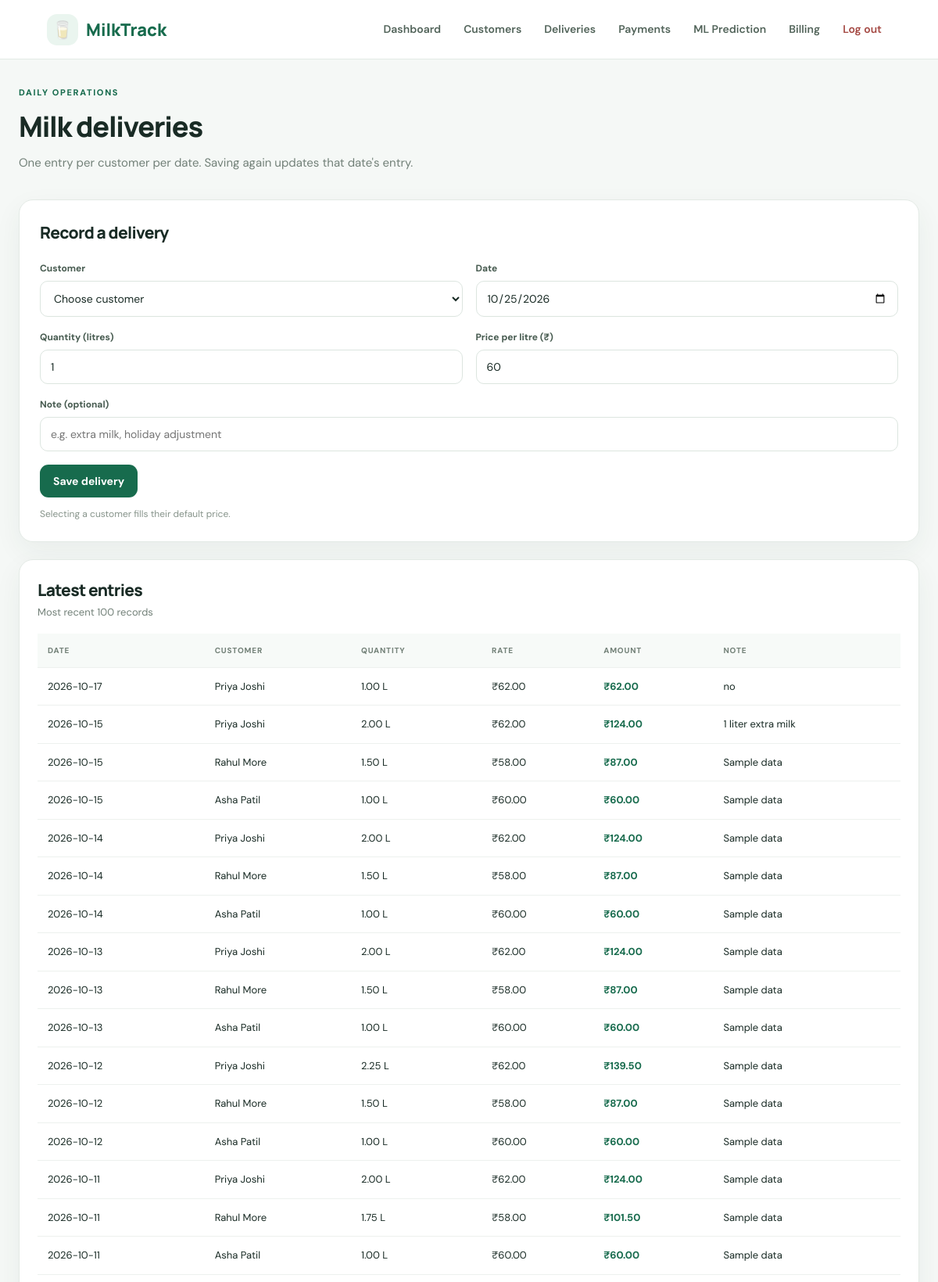
The page /deliveries (signed in, upper part) on the database its author committed.
### tables this page shows
CREATE TABLE deliveries(
      id INTEGER PRIMARY KEY AUTOINCREMENT,
      customer_id INTEGER NOT NULL REFERENCES users(id),
      delivery_date TEXT NOT NULL, litres REAL NOT NULL CHECK(litres>=0),
      price_per_litre REAL NOT NULL CHECK(price_per_litre>=0), note TEXT DEFAULT '',
      UNIQUE(customer_id, delivery_date)
    );

CREATE TABLE users(
      id INTEGER PRIMARY KEY AUTOINCREMENT, name TEXT NOT NULL,
      username TEXT UNIQUE NOT NULL, password_hash TEXT NOT NULL,
      role TEXT NOT NULL CHECK(role IN ('admin','customer')),
      phone TEXT DEFAULT '', address TEXT DEFAULT '',
      price_per_litre REAL NOT NULL DEFAULT 60, active INTEGER NOT NULL DEFAULT 1
    );

### app.py (the view, shortened to what this page needs)
@app.route("/deliveries", methods=["GET", "POST"])
@require_login
@require_admin
def deliveries():
    db = db_conn()
    customers = db.execute("SELECT id,name,price_per_litre FROM users WHERE role='customer' AND active=1 ORDER BY name").fetchall()
    rows = db.execute("""SELECT d.*,u.name customer_name FROM deliveries d JOIN users u ON u.id=d.customer_id
      ORDER BY delivery_date DESC,d.id DESC LIMIT 100""").fetchall()
    return render_template("deliveries.html", customers=customers, deliveries=rows, today=date.today().isoformat())

### app.py (called while the page is built)
def db_conn():
    if "db" not in g:
        g.db = sqlite3.connect(DB_PATH)
        g.db.row_factory = sqlite3.Row
        g.db.execute("PRAGMA foreign_keys=ON")
    return g.db

def require_login(fn):
    @wraps(fn)
    def wrapper(*args, **kwargs):
        if not session.get("user_id"):
            return redirect(url_for("login"))
        return fn(*args, **kwargs)
    return wrapper

def require_admin(fn):
    @wraps(fn)
    def wrapper(*args, **kwargs):
        if session.get("role") != "admin":
            flash("Admin access is required.", "error")
            return redirect(url_for("dashboard"))
        return fn(*args, **kwargs)
    return wrapper

### templates/deliveries.html (shortened to what this page needs)
{% extends "base.html" %}{% block title %}Deliveries{% endblock %}{% block content %}
<div class="page-heading"><div><p class="eyebrow">DAILY OPERATIONS</p><h1>Milk deliveries</h1><p class="muted">One entry per customer per date. Saving again updates that date's entry.</p></div></div>
<section class="panel form-panel"><h2>Record a delivery</h2><form method="post" class="form-grid">
<div><label>Customer</label><select name="customer_id" id="customerSelect" required><option value="">Choose customer</option></select></div>
<div><label>Date</label><input name="delivery_date" type="date" value="{{ today }}" required></div><div><label>Quantity (litres)</label><input name="litres" type="number" min="0" step="0.25" value="1" required></div>
<div><label>Price per litre (₹)</label><input name="price_per_litre" id="priceInput" type="number" min="0" step="0.01" value="60" required></div>
<div class="span-two"><label>Note (optional)</label><input name="note" placeholder="e.g. extra milk, holiday adjustment"></div><div class="form-actions"><button class="btn primary" type="submit">Save delivery</button></div></form><p class="hint">Selecting a customer fills their default price.</p></section>
<section class="panel table-panel"><div class="section-heading"><div><h2>Latest entries</h2><p class="muted">Most recent 100 records</p></div></div><div class="table-wrap"><table><thead><tr><th>Date</th><th>Customer</th><th>Quantity</th><th>Rate</th><th>Amount</th><th>Note</th></tr></thead><tbody>
{% for d in deliveries %}<tr><td>{{ d['delivery_date'] }}</td><td>{{ d['customer_name'] }}</td><td>{{ "%.2f"|format(d['litres']) }} L</td><td>₹{{ "%.2f"|format(d['price_per_litre']) }}</td><td class="amount">₹{{ "%.2f"|format(d['litres']*d['price_per_litre']) }}</td><td>{{ d['note'] or '—' }}</td></tr>{% else %}<tr><td colspan="6">No entries yet.</td></tr>{% endfor %}</tbody></table></div></section>{% endblock %}

### static/style.css (style rules this page uses)
:root { --ink:#192b25;--muted:#728078;--green:#176b4d;--dark:#10563d;--mint:#eaf5ef;--line:#e3eae5;--bg:#f5f8f6;--shadow:0 12px 35px #1a3f2d0f;--radius:18px }
* { box-sizing:border-box }
body { margin:0;background:var(--bg);color:var(--ink);font:15px/1.5 'DM Sans',Arial,sans-serif }
h1,h2 { font-family:Manrope,sans-serif;letter-spacing:-.035em;margin:0 0 8px }
h1 { font-size:clamp(27px,3vw,37px);font-weight:800 }
h2 { font-size:21px;font-weight:750 }
p { margin:0 0 10px }
.page-heading { display:flex;align-items:center;justify-content:space-between;gap:20px;margin-bottom:26px }
.eyebrow { color:var(--green);font-size:11px;letter-spacing:.15em;font-weight:800;margin:0 0 8px }
.muted { color:var(--muted) }
.btn { border:0;border-radius:11px;padding:12px 17px;font:700 14px 'DM Sans',sans-serif;display:inline-flex;align-items:center;justify-content:center;gap:8px;cursor:pointer;white-space:nowrap }
.btn.primary { background:var(--green);color:white }
.panel { background:white;border:1px solid var(--line);border-radius:var(--radius);box-shadow:var(--shadow) }
.table-panel { padding:23px;margin-bottom:20px }
.section-heading { display:flex;justify-content:space-between;align-items:center;gap:14px;margin-bottom:17px }
.section-heading h2 { margin-bottom:3px }
.section-heading p { font-size:13px;margin:0 }
.table-wrap { width:100%;overflow-x:auto }
table { width:100%;border-collapse:collapse;white-space:nowrap;font-size:13px }
th { text-align:left;background:#f7faf8;color:#748279;text-transform:uppercase;font-size:10px;letter-spacing:.08em;font-weight:800 }
th,td { padding:14px 13px;border-bottom:1px solid #edf1ee }
.amount { font-weight:700;color:var(--green) }
.form-panel { padding:26px;margin-bottom:22px }
.form-panel h2 { margin-bottom:20px }
.form-grid { display:grid;grid-template-columns:repeat(2,minmax(0,1fr));gap:17px }
.form-grid>div,.filter-form>div,.forecast-form>div { display:flex;flex-direction:column;gap:7px }
.span-two { grid-column:span 2 }
label { font-size:12px;font-weight:700;color:#475b50 }
input,select { width:100%;padding:12px 13px;border:1px solid #dce5df;border-radius:10px;background:white;color:var(--ink);font:14px 'DM Sans',sans-serif;outline:none }
.form-actions { grid-column:span 2;align-items:flex-start }
.hint { font-size:12px;color:#87948b;margin:12px 0 0 }

### rows shown on the page
deliveries: delivery_date "2026-10-17", customer_name "Priya Joshi", litres "1.00", price_per_litre "62.00", d['litres']*d['price_per_litre'] "62.00", note "no"
deliveries: delivery_date "2026-10-15", customer_name "Priya Joshi", litres "2.00", price_per_litre "62.00", d['litres']*d['price_per_litre'] "124.00", note "1 liter extra milk"
deliveries: delivery_date "2026-10-15", customer_name "Rahul More", litres "1.50", price_per_litre "58.00", d['litres']*d['price_per_litre'] "87.00", note "Sample data"
deliveries: delivery_date "2026-10-15", customer_name "Asha Patil", litres "1.00", price_per_litre "60.00", d['litres']*d['price_per_litre'] "60.00", note "Sample data"
deliveries: delivery_date "2026-10-14", customer_name "Priya Joshi", litres "2.00", price_per_litre "62.00", d['litres']*d['price_per_litre'] "124.00", note "Sample data"
deliveries: delivery_date "2026-10-14", customer_name "Rahul More", litres "1.50", price_per_litre "58.00", d['litres']*d['price_per_litre'] "87.00", note "Sample data"
deliveries: delivery_date "2026-10-14", customer_name "Asha Patil", litres "1.00", price_per_litre "60.00", d['litres']*d['price_per_litre'] "60.00", note "Sample data"
deliveries: delivery_date "2026-10-13", customer_name "Priya Joshi", litres "2.00", price_per_litre "62.00", d['litres']*d['price_per_litre'] "124.00", note "Sample data"
deliveries: delivery_date "2026-10-13", customer_name "Rahul More", litres "1.50", price_per_litre "58.00", d['litres']*d['price_per_litre'] "87.00", note "Sample data"
deliveries: delivery_date "2026-10-13", customer_name "Asha Patil", litres "1.00", price_per_litre "60.00", d['litres']*d['price_per_litre'] "60.00", note "Sample data"
deliveries: delivery_date "2026-10-12", customer_name "Priya Joshi", litres "2.25", price_per_litre "62.00", d['litres']*d['price_per_litre'] "139.50", note "Sample data"
deliveries: delivery_date "2026-10-12", customer_name "Rahul More", litres "1.50", price_per_litre "58.00", d['litres']*d['price_per_litre'] "87.00", note "Sample data"
deliveries: delivery_date "2026-10-12", customer_name "Asha Patil", litres "1.00", price_per_litre "60.00", d['litres']*d['price_per_litre'] "60.00", note "Sample data"
deliveries: delivery_date "2026-10-11", customer_name "Priya Joshi", litres "2.00", price_per_litre "62.00", d['litres']*d['price_per_litre'] "124.00", note "Sample data"
deliveries: delivery_date "2026-10-11", customer_name "Rahul More", litres "1.75", price_per_litre "58.00", d['litres']*d['price_per_litre'] "101.50", note "Sample data"
deliveries: delivery_date "2026-10-11", customer_name "Asha Patil", litres "1.00", price_per_litre "60.00", d['litres']*d['price_per_litre'] "60.00", note "Sample data"
